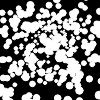
Frame 1 (no input)
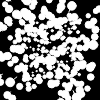
Frame 60 (no input)
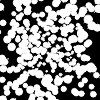
Frame 120 (the mouse pressed at the canvas centre since frame 60)

The p5.js sketch that drew these frames (run headless with seeded random() and noise() and a simulated clock; from frame 60 on, the mouse is pressed at the canvas centre):

// p5.js sketch
// ── sketch.js
//let width = windowWidth, height = windowHeight;
let stars = [];
let factor = 100;
let speedSlider;

function setup() {
  createCanvas(width, height);
  speedSlider=createSlider(1, 20, 10);
  for (let i = 0; i < 500; i++){
    stars[i] = createVector(
      random(-width*factor, width*factor),
      random(-height*factor, height*factor),
      random(10, 400)
    );
    stars[i].pz = stars[i].z;
  }
}

function draw() {
  background(0);
  fill(255);

  //중앙으로 올 수 있게 원점 변경
  translate(width/2, height/2);
  for (let star of stars) {
    let x = star.x / star.z;
    let y = star.y / star.z;
    let px = star.x / star.pz;
    let py = star.y / star.pz;

    let d = map(star.z, 0, 400, 10, 1);
    circle(x, y, d);
    stroke(255);
    line(x, y, px, py);
    //textSize(d*5);
    //text("*",x,y);
    
    star.pz = star.z;
    star.z -= speedSlider.value();
    if (star.z < 1){
      star.x = 
      random(-width*factor, width*factor);
      star.y = 
      random(-height*factor, height*factor);
      star.z = 400;
      star.pz = 400;
    }
  }
}
